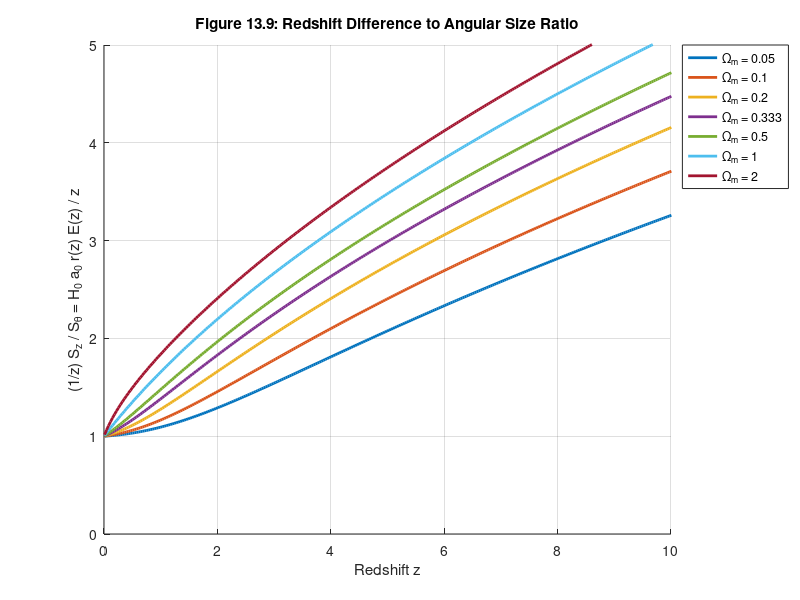

Here is the MATLAB script that generated this plot:
%% Figure 13.9
% Ratio of redshift difference to angular size for an association of
% objects moving with the general expansion of the universe.
%
% 1/z Sz/Stheta = [H0 a0 r(z) E(z)] / z
%
% Solid curves: negligible space curvature, R^-2 = 0
%   Omega_k = 0, Omega_Lambda = 1 - Omega_m
%
% Dashed curves: Lambda = 0
%   Omega_Lambda = 0, Omega_k = 1 - Omega_m

% Clean out data before running again
clear; clc; close all

%% Parameters

% Omega Values
Omega_m_vals = [0.05, 0.1, 0.2, 1/3, 0.5, 1, 2];

% Redshift Values
zvals = linspace(0.01, 10.5, 300);     % Start above zero to avoid dividing by z = 0

%% Plot setup

figure
hold on

colors = lines(length(Omega_m_vals));

max_ratio = 0;

%% Calculate curves

for i = 1:length(Omega_m_vals)

    Omega_m = Omega_m_vals(i);

    %% Solid curve: negligible curvature, R^-2 = 0
    % Flat model:
    % Omega_k = 0
    % Omega_Lambda = 1 - Omega_m

    Omega_k = 0;
    Omega_Lambda = 1 - Omega_m;

    % Expansion Function E(z) = H(z)/H0
    E_flat = @(z) sqrt(Omega_m*(1 + z).^3 + Omega_k*(1 + z).^2 + Omega_Lambda);

    ratio_flat = zeros(size(zvals));

    for j = 1:length(zvals)

        z = zvals(j);

        % Comoving radial distance integral
        chi = integral(@(zp) 1 ./ E_flat(zp), 0, z);

        % Since Omega_k = 0, H0 a0 r / c = chi
        H0a0r = chi;

        % Ratio:
        % 1/z Sz/Stheta = [H0 a0 r(z) E(z)] / z
        ratio_flat(j) = H0a0r * E_flat(z) / z;

    end

    % Plot solid curve
    plot(zvals, ratio_flat, ...
        'LineStyle', '-', ...
        'LineWidth', 2, ...
        'Color', colors(i,:), ...
        'DisplayName', sprintf('\\Omega_m = %.3g', Omega_m))

    max_ratio = max(max_ratio, max(ratio_flat));
end

%% Labels and formatting

xlabel('Redshift z')
ylabel('(1/z) S_z / S_\theta = H_0 a_0 r(z) E(z) / z')

title('Figure 13.9: Redshift Difference to Angular Size Ratio')

xlim([0,10])
ylim([0, 5])

legend('Location', 'bestoutside')
grid on
hold off
